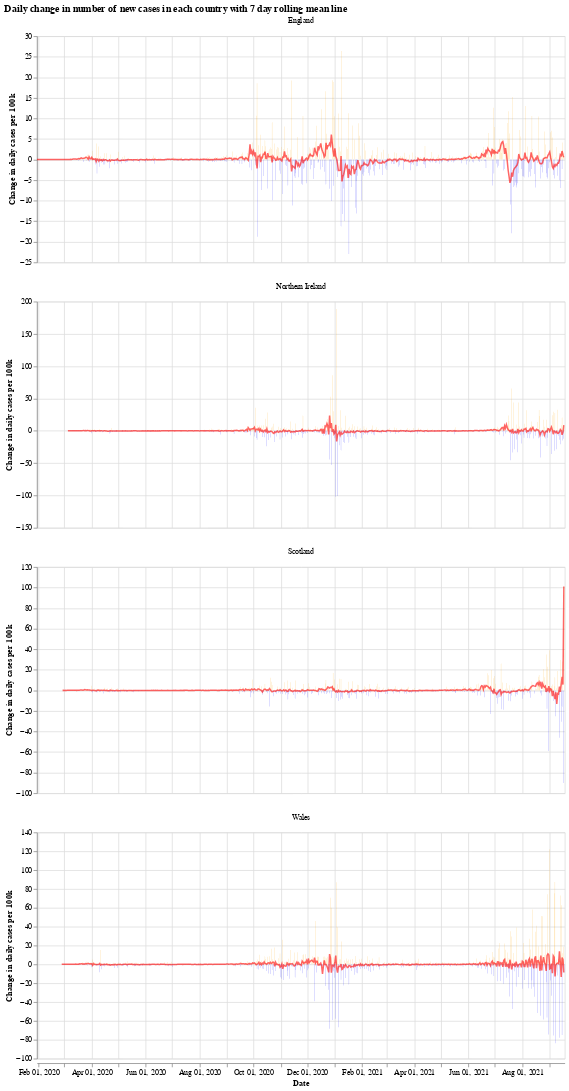

Notebook cell for this chart:
### Markdown cell above
We will use the Python library `Altair` for visualising the data, see the [altair docs](https://altair-viz.github.io/) for more information.

First we have a graph which shows the daily change in the number of new cases for each country. This number jumps up and down all over the place, which is likely due to delay in reporting of new cases over the weekend. Another interesting thing is that it looks like the daily cases in Wales experienced a much shorter period of calm over the summer (calm in the sense of daily cases not jumping up and down).

The orange bars are days when the number of new cases (per 100k population) was more than the previous day, while the blue are days when the number of new cases dropped. The red line is the 7 day moving average. 

When the moving average line is below 0, it means that there is a consistent drop in new cases. We can see this clearly happening around the times that lockdowns were introduced (though, to varying degrees). I will update the graphs soon with a marker of when each lockdown started.

### Code cell
# collapse
import altair as alt

bars = alt.Chart(uk_cases).mark_bar().encode(
    x=alt.X("yearmonthdate(date):T", axis=alt.Axis(title='Date')),
    y=alt.Y("casesChangeRate:Q", axis=alt.Axis(title='Change in daily cases per 100k')),
    tooltip='casesChange',
    color=alt.condition(
        alt.datum.casesChangeRate > 0,
        alt.value("orange"),  # The positive color
        alt.value("blue")  # The negative color
    )
).properties(title='Daily change in number of new cases with 7 day rolling mean',width=700).interactive()

line = alt.Chart(uk_cases).mark_line(
    color='red',
    size=2,
    opacity=0.6
).transform_window(
    rolling_mean='mean(casesChangeRate)',
    frame=[0, 7],
    groupby=['areaName']
).encode(
    x='yearmonthdate(date):T',
    y='rolling_mean:Q'
)

alt.layer(bars, line, data=uk_cases).facet(alt.Column(
    'areaName', title=''), columns=1).resolve_scale(y='independent').properties(title='Daily change in number of new cases in each country with 7 day rolling mean line')

### Figure 1 — Vega-Lite specification as saved in the notebook (floating-point values rounded to 4 significant figures; data arrays with more than 128 entries replaced by an {"elided": "..."} marker saying what was removed)
{"config": {"view": {"continuousWidth": 400, "continuousHeight": 300}}, "data": {"name": "data-01be588be1875df67ff86bc4171c2a42"}, "facet": {"type": "nominal", "field": "areaName", "title": ""}, "spec": {"layer": [{"mark": "bar", "encoding": {"color": {"condition": {"value": "orange", "test": "(datum.casesChangeRate > 0)"}, "value": "blue"}, "tooltip": {"type": "quantitative", "field": "casesChange"}, "x": {"type": "temporal", "axis": {"title": "Date"}, "field": "date", "timeUnit": "yearmonthdate"}, "y": {"type": "quantitative", "axis": {"title": "Change in daily cases per 100k"}, "field": "casesChangeRate"}}, "selection": {"selector001": {"type": "interval", "bind": "scales", "encodings": ["x", "y"]}}, "title": "Daily change in number of new cases with 7 day rolling mean", "width": 700}, {"mark": {"type": "line", "color": "red", "opacity": 0.6, "size": 2}, "encoding": {"x": {"type": "temporal", "field": "date", "timeUnit": "yearmonthdate"}, "y": {"type": "quantitative", "field": "rolling_mean"}}, "transform": [{"window": [{"op": "mean", "field": "casesChangeRate", "as": "rolling_mean"}], "frame": [0, 7], "groupby": ["areaName"]}]}]}, "columns": 1, "resolve": {"scale": {"y": "independent"}}, "title": "Daily change in number of new cases in each country with 7 day rolling mean line", "$schema": "https://vega.github.io/schema/vega-lite/v4.8.1.json", "datasets": {"data-01be588be1875df67ff86bc4171c2a42": {"elided": "2296 records"}}}
